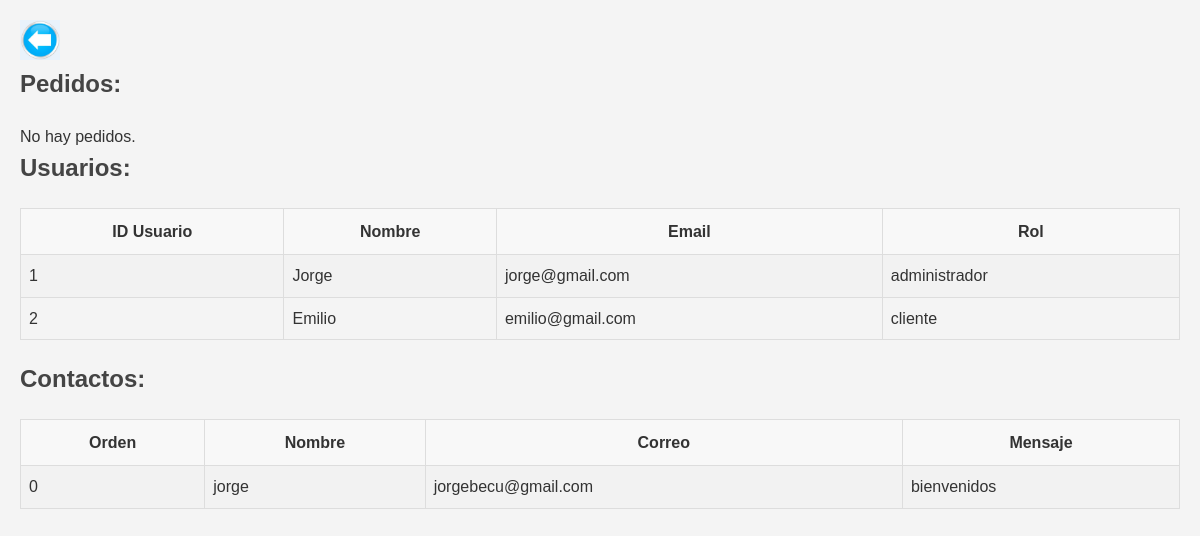
The app's page /basedatos.php with its own data.
### tables this page shows
CREATE TABLE Usuarios (
    ID INT PRIMARY KEY AUTO_INCREMENT,
    Nombre VARCHAR(255) NOT NULL,
    Email VARCHAR(100) NOT NULL UNIQUE,
    Contraseña VARCHAR(255) NOT NULL,
    Rol ENUM('administrador', 'cliente') NOT NULL
);

CREATE TABLE Contacto (
  `ORDEN` int(11) NOT NULL,
  `NOMBRE` varchar(30) NOT NULL,
  `CORREO` varchar(50) NOT NULL,
  `MENSAJE` varchar(1000) NOT NULL
);

### basedatos.php (the view, shortened to what this page needs)
<!DOCTYPE html>
<html lang="es">
<head>
    <link rel="stylesheet" href="css/principal.css">
    <link rel="stylesheet" href="css/basedatos.css">
</head>
<?php
    $servername = "localhost";
    $username = "root";
    $password = "tfgimagym";
    $dbname = "script_imagym";
    $conn = new mysqli($servername, $username, $password, $dbname);
    $sqlUsuarios = "SELECT * FROM usuarios";
    $resultUsuarios = $conn->query($sqlUsuarios);
$sqlPedidos = "SELECT f.ID AS ID_Pedido, f.ClienteID, f.FechaCompra, f.PrecioTotal, u.Nombre AS NombreCliente, pf.ProductoID, pf.Cantidad, p.Nombre AS NombreProducto
               FROM facturas f
               INNER JOIN usuarios u ON f.ClienteID = u.ID
               INNER JOIN productosenfacturas pf ON f.ID = pf.FacturaID
               INNER JOIN productos p ON pf.ProductoID = p.ID";
$resultPedidos = $conn->query($sqlPedidos);
$sqlContacto = "SELECT * FROM Contacto";
$resultContacto = $conn->query($sqlContacto);
?>
<h6 class="volver">
    <a href="javascript:history.go(-1)">
        <img title="Volver atrás" src="imagenes/volver.jpg" style="width: 40px; height: auto;">
    </a>
</h6>
    <?php
    echo "<h2>Pedidos:</h2>";
if ($resultPedidos->num_rows > 0) {
    echo "<table border='1'><tr><th>ID Pedido</th><th>Cliente ID</th><th>Producto ID</th><th>Producto</th><th>Cantidad</th><th>Precio Total</th><th>Fecha Compra</th></tr>";
    while($row = $resultPedidos->fetch_assoc()) {
        echo "<tr><td>" . $row["ID_Pedido"]. "</td><td>" . $row["ClienteID"]. "</td><td>" . $row["ProductoID"]. "</td><td>" . $row["NombreProducto"]. "</td><td>" . $row["Cantidad"]. "</td><td>" . $row["PrecioTotal"]. "</td><td>" . $row["FechaCompra"]. "</td></tr>";
    }
    echo "</table>";
} else {
    echo "No hay pedidos.";
}
    echo "<h2>Usuarios:</h2>";
if ($resultUsuarios->num_rows > 0) {
    echo "<table border='1'><tr><th>ID Usuario</th><th>Nombre</th><th>Email</th><th>Rol</th></tr>";
    while($row = $resultUsuarios->fetch_assoc()) {
        echo "<tr><td>" . $row["ID"]. "</td><td>" . $row["Nombre"]. "</td><td>" . $row["Email"]. "</td><td>" . $row["Rol"]. "</td></tr>";
    }
    echo "</table>";
} else {
    echo "No hay usuarios.";
}
echo "<h2>Contactos:</h2>";
if ($resultContacto->num_rows > 0) {
    echo "<table border='1'><tr><th>Orden</th><th>Nombre</th><th>Correo</th><th>Mensaje</th></tr>";
    while($row = $resultContacto->fetch_assoc()) {
        echo "<tr><td>" . $row["ORDEN"]. "</td><td>" . $row["NOMBRE"]. "</td><td>" . $row["CORREO"]. "</td><td>" . $row["MENSAJE"]. "</td></tr>";
    }
    echo "</table>";
} else {
    echo "No hay contactos.";
}
    ?>

### css/principal.css (style rules this page uses)
* { margin: 0; padding: 0; box-sizing: border-box; }

### css/basedatos.css (style rules this page uses)
h2 { color: #444; margin-bottom: 20px; }
table { width: 100%; border-collapse: collapse; margin-bottom: 20px; }
table, th, td { border: 1px solid #ddd; }
th { background-color: #f8f8f8; color: #333; padding: 10px; }
td { padding: 8px; text-align: left; }
tr:nth-child(even) { background-color: #f2f2f2; }
a { color: #28abe1; text-decoration: none; }
p, .btn, table { margin-bottom: 20px; }

### records on screen
usuarios: ID "1", Nombre "Jorge", Email "jorge@gmail.com", Rol "administrador"
usuarios: ID "2", Nombre "Emilio", Email "emilio@gmail.com", Rol "cliente"
contacto: ORDEN "0", NOMBRE "jorge", CORREO "jorgebecu@gmail.com", MENSAJE "bienvenidos"
